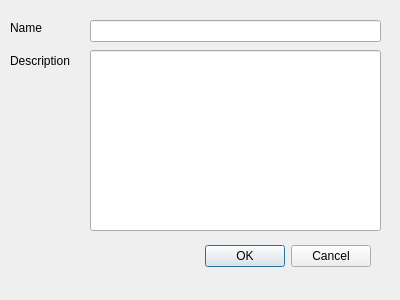
<?xml version="1.0" encoding="UTF-8"?>
<ui version="4.0">
 <class>Dialog</class>
 <widget class="QDialog" name="Dialog">
  <property name="geometry">
   <rect>
    <x>0</x>
    <y>0</y>
    <width>400</width>
    <height>300</height>
   </rect>
  </property>
  <property name="windowTitle">
   <string>Dialog</string>
  </property>
  <widget class="QDialogButtonBox" name="buttonBox">
   <property name="geometry">
    <rect>
     <x>30</x>
     <y>240</y>
     <width>341</width>
     <height>32</height>
    </rect>
   </property>
   <property name="orientation">
    <enum>Qt::Orientation::Horizontal</enum>
   </property>
   <property name="standardButtons">
    <set>QDialogButtonBox::StandardButton::Cancel|QDialogButtonBox::StandardButton::Ok</set>
   </property>
  </widget>
  <widget class="QLineEdit" name="Name">
   <property name="geometry">
    <rect>
     <x>90</x>
     <y>20</y>
     <width>291</width>
     <height>22</height>
    </rect>
   </property>
  </widget>
  <widget class="QLineEdit" name="Task">
   <property name="geometry">
    <rect>
     <x>90</x>
     <y>50</y>
     <width>291</width>
     <height>181</height>
    </rect>
   </property>
  </widget>
  <widget class="QLabel" name="label">
   <property name="geometry">
    <rect>
     <x>10</x>
     <y>20</y>
     <width>58</width>
     <height>15</height>
    </rect>
   </property>
   <property name="text">
    <string>Name</string>
   </property>
  </widget>
  <widget class="QLabel" name="label_2">
   <property name="geometry">
    <rect>
     <x>10</x>
     <y>50</y>
     <width>81</width>
     <height>21</height>
    </rect>
   </property>
   <property name="text">
    <string>Description</string>
   </property>
  </widget>
 </widget>
 <resources/>
 <connections>
  <connection>
   <sender>buttonBox</sender>
   <signal>accepted()</signal>
   <receiver>Dialog</receiver>
   <slot>accept()</slot>
   <hints>
    <hint type="sourcelabel">
     <x>248</x>
     <y>254</y>
    </hint>
    <hint type="destinationlabel">
     <x>157</x>
     <y>274</y>
    </hint>
   </hints>
  </connection>
  <connection>
   <sender>buttonBox</sender>
   <signal>rejected()</signal>
   <receiver>Dialog</receiver>
   <slot>reject()</slot>
   <hints>
    <hint type="sourcelabel">
     <x>316</x>
     <y>260</y>
    </hint>
    <hint type="destinationlabel">
     <x>286</x>
     <y>274</y>
    </hint>
   </hints>
  </connection>
 </connections>
</ui>
